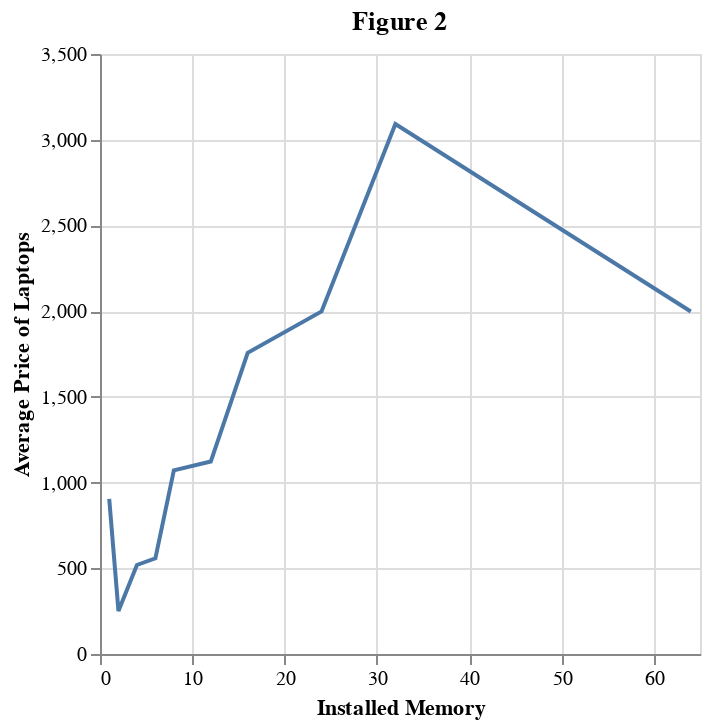

The code cell stored with this chart in its notebook:
### Code cell
laptop_ram_avg_price = (
    laptop_data.groupby(["Memory_GB"])
        .mean(["Price_CAD"])
        .reset_index()
        .rename(columns = {"Price_CAD" : "Average Price"})
)

laptop_ram_plot = alt.Chart(laptop_ram_avg_price, title = 'Figure 2').mark_line().encode(
    x=alt.X("Memory_GB")
        .title("Installed Memory"),
    y=alt.Y("Average Price")
        .title("Average Price of Laptops"),
    # color=alt.Color("Memory_GB")
    #         .scale(scheme="category20b")
)
laptop_ram_plot

### Figure 1 — Vega-Lite specification as saved in the notebook (floating-point values rounded to 4 significant figures)
{"config": {"view": {"continuousWidth": 300, "continuousHeight": 300}}, "data": {"name": "data-d88580498b71ba4ea603c39bc2ac7ddc"}, "mark": {"type": "line"}, "encoding": {"x": {"field": "Memory_GB", "title": "Installed Memory", "type": "quantitative"}, "y": {"field": "Average Price", "title": "Average Price of Laptops", "type": "quantitative"}}, "title": "Figure 2", "$schema": "https://vega.github.io/schema/vega-lite/v5.16.3.json", "datasets": {"data-d88580498b71ba4ea603c39bc2ac7ddc": [{"Memory_GB": 1, "ScreenSize_Inches": 13.3, "Storage": 256.0, "Weight_Kg": 1.6, "Average Price": 904.9}, {"Memory_GB": 2, "ScreenSize_Inches": 13.6, "Storage": 98.05, "Weight_Kg": 1.551, "Average Price": 250.9}, {"Memory_GB": 4, "ScreenSize_Inches": 15.04, "Storage": 220.2, "Weight_Kg": 1.96, "Average Price": 519.4}, {"Memory_GB": 6, "ScreenSize_Inches": 15.72, "Storage": 85.45, "Weight_Kg": 2.43, "Average Price": 558.0}, {"Memory_GB": 8, "ScreenSize_Inches": 14.96, "Storage": 214.0, "Weight_Kg": 1.943, "Average Price": 1071.0}, {"Memory_GB": 12, "ScreenSize_Inches": 15.79, "Storage": 149.0, "Weight_Kg": 2.632, "Average Price": 1123.0}, {"Memory_GB": 16, "ScreenSize_Inches": 15.6, "Storage": 324.4, "Weight_Kg": 2.477, "Average Price": 1757.0}, {"Memory_GB": 24, "ScreenSize_Inches": 18.97, "Storage": 426.7, "Weight_Kg": 2.63, "Average Price": 1998.0}, {"Memory_GB": 32, "ScreenSize_Inches": 16.93, "Storage": 301.5, "Weight_Kg": 3.808, "Average Price": 3091.0}, {"Memory_GB": 64, "ScreenSize_Inches": 14.87, "Storage": 256.3, "Weight_Kg": 2.05, "Average Price": 1998.0}]}}
